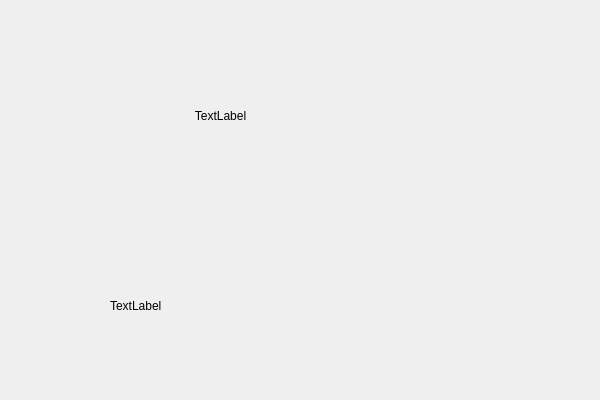
<?xml version="1.0" encoding="UTF-8"?>
<ui version="4.0">
 <class>QLabelTestClass</class>
 <widget class="QWidget" name="QLabelTestClass">
  <property name="geometry">
   <rect>
    <x>0</x>
    <y>0</y>
    <width>600</width>
    <height>400</height>
   </rect>
  </property>
  <property name="windowTitle">
   <string>QLabelTest</string>
  </property>
  <widget class="QLabel" name="label">
   <property name="geometry">
    <rect>
     <x>60</x>
     <y>50</y>
     <width>321</width>
     <height>131</height>
    </rect>
   </property>
   <property name="styleSheet">
    <string notr="true">

QPushButton::hover{
background-color: qlineargradient(spread:reflect, x1:1, y1:0.506, x2:1, y2:0, stop:0.174129 rgba(162, 93, 183, 255), stop:1 rgba(255, 255, 255, 255));
color: rgb(255, 0, 0);
text-decoration: underline;
font: 28pt &quot;黑体&quot;;
border-radius:25px;
}
QPushButton::!hover{
background-color: qlineargradient(spread:reflect, x1:1, y1:0.517, x2:1, y2:0, stop:0 rgba(255, 0, 234, 255), stop:1 rgba(255, 255, 255, 255));
color: rgb(255, 0, 0);
text-decoration: underline;
font: 28pt &quot;黑体&quot;;
border-radius:25px;
}
	</string>
   </property>
   <property name="text">
    <string>TextLabel</string>
   </property>
   <property name="alignment">
    <set>Qt::AlignCenter</set>
   </property>
  </widget>
  <widget class="QLabel" name="label_2">
   <property name="geometry">
    <rect>
     <x>110</x>
     <y>230</y>
     <width>201</width>
     <height>151</height>
    </rect>
   </property>
   <property name="styleSheet">
    <string notr="true">
QPushButton::!hover{
background-color: qlineargradient(spread:reflect, x1:1, y1:0.506, x2:1, y2:0, stop:0.174129 rgba(162, 93, 183, 255), stop:1 rgba(255, 255, 255, 255));border-radius:15px;
}

QPushButton::hover{
qlineargradient(spread:reflect, x1:1, y1:0.517, x2:1, y2:0, stop:0 rgba(255, 0, 234, 255), stop:1 rgba(255, 255, 255, 255));
border-radius;
}</string>
   </property>
   <property name="text">
    <string>TextLabel</string>
   </property>
  </widget>
 </widget>
 <layoutdefault spacing="6" margin="11"/>
 <resources>
  <include location="qlabeltest.qrc"/>
 </resources>
 <connections/>
</ui>
